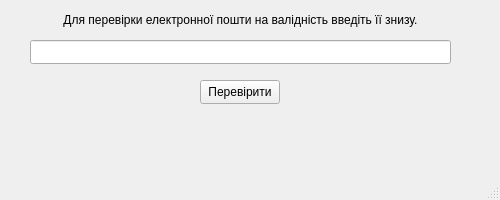
<?xml version="1.0" encoding="UTF-8"?>
<ui version="4.0">
 <class>MainWindow</class>
 <widget class="QMainWindow" name="MainWindow">
  <property name="geometry">
   <rect>
    <x>0</x>
    <y>0</y>
    <width>500</width>
    <height>200</height>
   </rect>
  </property>
  <property name="minimumSize">
   <size>
    <width>500</width>
    <height>200</height>
   </size>
  </property>
  <property name="maximumSize">
   <size>
    <width>500</width>
    <height>200</height>
   </size>
  </property>
  <property name="windowTitle">
   <string>Перевірка пошти</string>
  </property>
  <widget class="QWidget" name="centralwidget">
   <widget class="QLineEdit" name="lineEdit">
    <property name="geometry">
     <rect>
      <x>30</x>
      <y>40</y>
      <width>421</width>
      <height>24</height>
     </rect>
    </property>
   </widget>
   <widget class="QPushButton" name="pushButton">
    <property name="geometry">
     <rect>
      <x>200</x>
      <y>80</y>
      <width>80</width>
      <height>24</height>
     </rect>
    </property>
    <property name="cursor">
     <cursorShape>PointingHandCursor</cursorShape>
    </property>
    <property name="text">
     <string>Перевірити</string>
    </property>
   </widget>
   <widget class="QLabel" name="label">
    <property name="geometry">
     <rect>
      <x>30</x>
      <y>10</y>
      <width>421</width>
      <height>20</height>
     </rect>
    </property>
    <property name="text">
     <string>Для перевірки електронної пошти на валідність введіть її знизу.</string>
    </property>
    <property name="alignment">
     <set>Qt::AlignCenter</set>
    </property>
   </widget>
   <widget class="QLabel" name="label_2">
    <property name="geometry">
     <rect>
      <x>30</x>
      <y>120</y>
      <width>421</width>
      <height>20</height>
     </rect>
    </property>
    <property name="text">
     <string/>
    </property>
    <property name="alignment">
     <set>Qt::AlignCenter</set>
    </property>
   </widget>
  </widget>
  <widget class="QMenuBar" name="menubar">
   <property name="geometry">
    <rect>
     <x>0</x>
     <y>0</y>
     <width>500</width>
     <height>21</height>
    </rect>
   </property>
  </widget>
  <widget class="QStatusBar" name="statusbar"/>
 </widget>
 <resources/>
 <connections/>
</ui>
